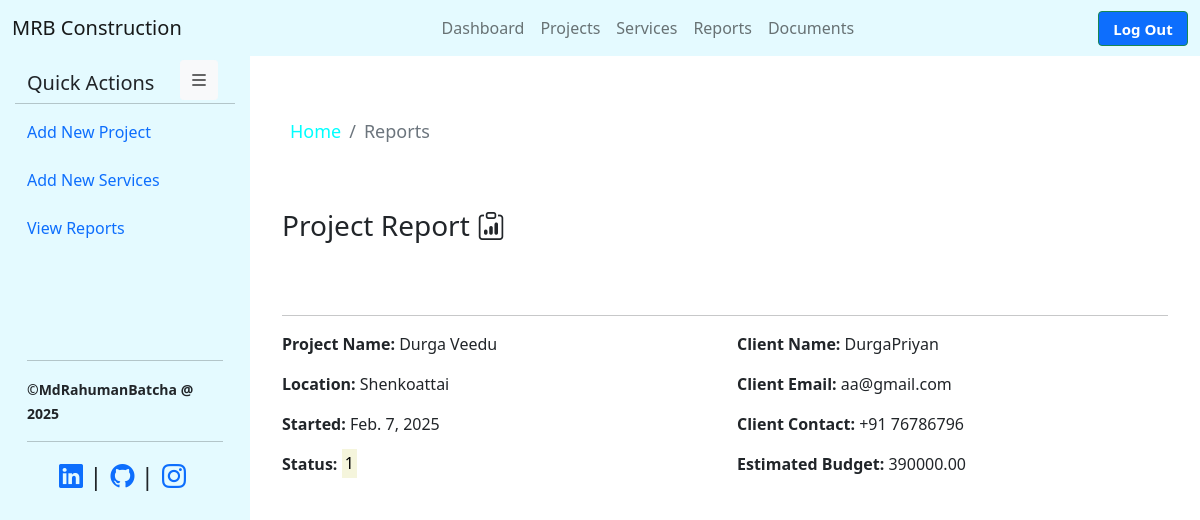
The page /reports/3 on the database its author committed.
### My_app/models.py (models this page shows, shortened)
class Project(models.Model):
    project_name = models.CharField(max_length=100)
    client_name = models.CharField(max_length=100)
    client_contact = models.CharField(max_length=20, default='+91')
    client_mail = models.EmailField(max_length=50, default='@gmail.com')
    project_location = models.CharField(max_length=30)
    project_description = models.TextField(max_length=60, default='N/A')
    budget = models.DecimalField(max_digits=10, decimal_places=2)
    status = models.CharField(max_length=15, choices=[
         ('active', 'Active'), #In Progress
         ('pending', 'Pending'),
         ('not_started', 'Not Started'),
         ('completed', 'Completed')
     ], default='active')
    starting_date = models.DateField(null=True,blank = True)
    ending_date = models.DateField(null=True,blank = True)

### My_app/views.py (the view)
# urls.py: path('reports/<int:project_id>',  reports, name='reports'),
def reports(request, project_id):
    projects = Project.objects.get(id = project_id)
    breadCrumb = { 'val' : 'Reports'}
    return render(request, 'reports.html', {'breadcrumb': breadCrumb, 'project' : projects})

### templates/reports.html (shortened to what this page needs)
{% extends 'base.html' %}
{% block content %}
<nav aria-label="breadcrumb" style="--bs-breadcrumb-divider:'/'; margin-top:50px" class="b-crumb">
    <ol class="breadcrumb">
      <li class="breadcrumb-item"><a href="/admin_panel">Home</a></li>
      <li class="breadcrumb-item active" aria-current="page">{{breadcrumb.val}}</li>
    </ol>
  </nav><br><br>
<div class="container section-title w">
  <h3>Project Report <i class="bi bi-clipboard-data"></i> </h3><br><br><hr>
    <div class="row">
      <div class="col-lg-6">
          <p><strong>Project Name: </strong>{{project.project_name}}</p>
          <p><strong>Location: </strong>{{project.project_location}}</p>
          <p><strong>Started: </strong>{{project.starting_date}}</p>
          <p><strong>Status: </strong><mark style="background-color:beige;">{{project.status}}</mark></p>
      </div>
      <div class="col-lg-6">
          <p><strong>Client Name: </strong>{{project.client_name}}</p>
          <p><strong>Client Email: </strong>{{project.client_mail}}</p>
          <p><strong>Client Contact: </strong>{{project.client_contact}}</p>
          <p><strong>Estimated Budget: </strong>{{project.budget}}</p>
      </div>
    </div>
{% endblock %}

### static/css/admin.css (style rules this page uses)
body { display: flex; font-family: var(--bs-font-sans-serif); background-color: #84c0ec; }

### templates/base.html (style rules this page uses)
.b-crumb { margin-left: 20px; font-size: 18px; }
.b-crumb a { color: aqua; text-decoration: none; }
.b-crumb .active { color:#6c757d; }

### rows shown on the page
Project: project_name "Durga Veedu", project_location "Shenkoattai", starting_date "Feb. 7, 2025", status "1", client_name "DurgaPriyan", client_mail "aa@gmail.com", client_contact "+91 76786796", budget "390000.00"

### other values the page prints
{{ breadcrumb.val }} "Reports"
